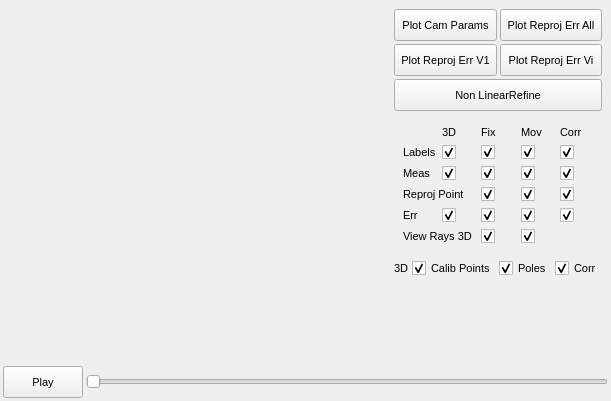
<?xml version="1.0" encoding="UTF-8"?>
<ui version="4.0">
 <class>Window</class>
 <widget class="QMainWindow" name="Window">
  <property name="geometry">
   <rect>
    <x>0</x>
    <y>0</y>
    <width>611</width>
    <height>401</height>
   </rect>
  </property>
  <property name="sizePolicy">
   <sizepolicy hsizetype="Maximum" vsizetype="Maximum">
    <horstretch>0</horstretch>
    <verstretch>0</verstretch>
   </sizepolicy>
  </property>
  <property name="font">
   <font>
    <pointsize>10</pointsize>
    <weight>50</weight>
    <bold>false</bold>
   </font>
  </property>
  <property name="windowTitle">
   <string>Ski Tracker</string>
  </property>
  <widget class="QWidget" name="centralwidget">
   <property name="font">
    <font>
     <pointsize>8</pointsize>
     <weight>50</weight>
     <bold>false</bold>
    </font>
   </property>
   <layout class="QVBoxLayout" name="verticalLayout" stretch="0,0">
    <property name="spacing">
     <number>0</number>
    </property>
    <property name="leftMargin">
     <number>0</number>
    </property>
    <property name="topMargin">
     <number>0</number>
    </property>
    <property name="rightMargin">
     <number>0</number>
    </property>
    <property name="bottomMargin">
     <number>0</number>
    </property>
    <item>
     <widget class="QWidget" name="widget_2" native="true">
      <layout class="QHBoxLayout" name="horizontalLayout_2">
       <property name="spacing">
        <number>3</number>
       </property>
       <property name="leftMargin">
        <number>0</number>
       </property>
       <property name="topMargin">
        <number>0</number>
       </property>
       <property name="rightMargin">
        <number>0</number>
       </property>
       <property name="bottomMargin">
        <number>0</number>
       </property>
       <item>
        <widget class="csVisOpenGL::Frame" name="preview" native="true">
         <property name="sizePolicy">
          <sizepolicy hsizetype="Preferred" vsizetype="Preferred">
           <horstretch>0</horstretch>
           <verstretch>1</verstretch>
          </sizepolicy>
         </property>
         <layout class="QHBoxLayout" name="horizontalLayout" stretch="1">
          <property name="leftMargin">
           <number>0</number>
          </property>
          <property name="topMargin">
           <number>0</number>
          </property>
          <property name="rightMargin">
           <number>0</number>
          </property>
          <property name="bottomMargin">
           <number>0</number>
          </property>
          <item>
           <spacer name="horizontalSpacer">
            <property name="orientation">
             <enum>Qt::Horizontal</enum>
            </property>
            <property name="sizeHint" stdset="0">
             <size>
              <width>500</width>
              <height>20</height>
             </size>
            </property>
           </spacer>
          </item>
         </layout>
        </widget>
       </item>
       <item>
        <widget class="QWidget" name="widget" native="true">
         <property name="autoFillBackground">
          <bool>false</bool>
         </property>
         <layout class="QVBoxLayout" name="verticalLayout_2">
          <item>
           <widget class="QWidget" name="widget_3" native="true">
            <layout class="QGridLayout" name="gridLayout">
             <property name="leftMargin">
              <number>0</number>
             </property>
             <property name="topMargin">
              <number>0</number>
             </property>
             <property name="rightMargin">
              <number>0</number>
             </property>
             <property name="bottomMargin">
              <number>0</number>
             </property>
             <property name="spacing">
              <number>3</number>
             </property>
             <item row="1" column="0">
              <widget class="QPushButton" name="pushButtonPlotReprojErrV1">
               <property name="minimumSize">
                <size>
                 <width>0</width>
                 <height>32</height>
                </size>
               </property>
               <property name="text">
                <string>Plot Reproj Err V1</string>
               </property>
              </widget>
             </item>
             <item row="1" column="1">
              <widget class="QPushButton" name="pushButtonPlotReprojErr">
               <property name="minimumSize">
                <size>
                 <width>0</width>
                 <height>32</height>
                </size>
               </property>
               <property name="text">
                <string>Plot Reproj Err Vi</string>
               </property>
              </widget>
             </item>
             <item row="0" column="0">
              <widget class="QPushButton" name="pushButtonPlotCameraParams">
               <property name="minimumSize">
                <size>
                 <width>0</width>
                 <height>32</height>
                </size>
               </property>
               <property name="text">
                <string>Plot Cam Params</string>
               </property>
              </widget>
             </item>
             <item row="0" column="1">
              <widget class="QPushButton" name="pushButtonReprojErrSummary">
               <property name="minimumSize">
                <size>
                 <width>0</width>
                 <height>32</height>
                </size>
               </property>
               <property name="text">
                <string>Plot Reproj Err All</string>
               </property>
              </widget>
             </item>
             <item row="2" column="0" colspan="2">
              <widget class="QPushButton" name="pushButtonNonLinearRefine">
               <property name="minimumSize">
                <size>
                 <width>0</width>
                 <height>32</height>
                </size>
               </property>
               <property name="text">
                <string>Non LinearRefine</string>
               </property>
              </widget>
             </item>
            </layout>
           </widget>
          </item>
          <item>
           <widget class="QWidget" name="widget_4" native="true">
            <layout class="QGridLayout" name="gridLayout_2">
             <item row="1" column="3">
              <widget class="QCheckBox" name="checkBoxShowLabelsMov">
               <property name="text">
                <string/>
               </property>
               <property name="checked">
                <bool>true</bool>
               </property>
              </widget>
             </item>
             <item row="5" column="2">
              <widget class="QCheckBox" name="checkBoxShowViewRaysFix">
               <property name="text">
                <string/>
               </property>
               <property name="checked">
                <bool>true</bool>
               </property>
              </widget>
             </item>
             <item row="4" column="1">
              <widget class="QCheckBox" name="checkBoxShowErr3D">
               <property name="text">
                <string/>
               </property>
               <property name="checked">
                <bool>true</bool>
               </property>
              </widget>
             </item>
             <item row="0" column="1">
              <widget class="QLabel" name="label_2">
               <property name="text">
                <string>3D</string>
               </property>
              </widget>
             </item>
             <item row="2" column="3">
              <widget class="QCheckBox" name="checkBoxShowMeasMov">
               <property name="text">
                <string/>
               </property>
               <property name="checked">
                <bool>true</bool>
               </property>
              </widget>
             </item>
             <item row="4" column="0">
              <widget class="QLabel" name="label_7">
               <property name="text">
                <string>Err</string>
               </property>
              </widget>
             </item>
             <item row="1" column="0">
              <widget class="QLabel" name="label">
               <property name="text">
                <string>Labels</string>
               </property>
              </widget>
             </item>
             <item row="4" column="3">
              <widget class="QCheckBox" name="checkBoxShowErrMov">
               <property name="text">
                <string/>
               </property>
               <property name="checked">
                <bool>true</bool>
               </property>
              </widget>
             </item>
             <item row="2" column="1">
              <widget class="QCheckBox" name="checkBoxShowMeas3D">
               <property name="text">
                <string/>
               </property>
               <property name="checked">
                <bool>true</bool>
               </property>
              </widget>
             </item>
             <item row="2" column="2">
              <widget class="QCheckBox" name="checkBoxShowMeasFix">
               <property name="text">
                <string/>
               </property>
               <property name="checked">
                <bool>true</bool>
               </property>
              </widget>
             </item>
             <item row="3" column="3">
              <widget class="QCheckBox" name="checkBoxShowReprMov">
               <property name="text">
                <string/>
               </property>
               <property name="checked">
                <bool>true</bool>
               </property>
              </widget>
             </item>
             <item row="2" column="0">
              <widget class="QLabel" name="label_5">
               <property name="text">
                <string>Meas</string>
               </property>
              </widget>
             </item>
             <item row="0" column="2">
              <widget class="QLabel" name="label_3">
               <property name="text">
                <string>Fix</string>
               </property>
              </widget>
             </item>
             <item row="3" column="2">
              <widget class="QCheckBox" name="checkBoxShowReprFix">
               <property name="text">
                <string/>
               </property>
               <property name="checked">
                <bool>true</bool>
               </property>
              </widget>
             </item>
             <item row="3" column="0" colspan="2">
              <widget class="QLabel" name="label_6">
               <property name="text">
                <string>Reproj Point</string>
               </property>
              </widget>
             </item>
             <item row="1" column="1">
              <widget class="QCheckBox" name="checkBoxShowLabels3D">
               <property name="text">
                <string/>
               </property>
               <property name="checked">
                <bool>true</bool>
               </property>
              </widget>
             </item>
             <item row="5" column="3">
              <widget class="QCheckBox" name="checkBoxShowViewRaysMov">
               <property name="text">
                <string/>
               </property>
               <property name="checked">
                <bool>true</bool>
               </property>
              </widget>
             </item>
             <item row="4" column="2">
              <widget class="QCheckBox" name="checkBoxShowErrFix">
               <property name="text">
                <string/>
               </property>
               <property name="checked">
                <bool>true</bool>
               </property>
              </widget>
             </item>
             <item row="0" column="3">
              <widget class="QLabel" name="label_4">
               <property name="text">
                <string>Mov</string>
               </property>
              </widget>
             </item>
             <item row="1" column="2">
              <widget class="QCheckBox" name="checkBoxShowLabelsFix">
               <property name="text">
                <string/>
               </property>
               <property name="checked">
                <bool>true</bool>
               </property>
              </widget>
             </item>
             <item row="5" column="0" colspan="2">
              <widget class="QLabel" name="label_8">
               <property name="text">
                <string>View Rays 3D</string>
               </property>
              </widget>
             </item>
             <item row="0" column="4">
              <widget class="QLabel" name="label_10">
               <property name="text">
                <string>Corr</string>
               </property>
              </widget>
             </item>
             <item row="1" column="4">
              <widget class="QCheckBox" name="checkBoxShowLabelsCorr">
               <property name="text">
                <string/>
               </property>
               <property name="checked">
                <bool>true</bool>
               </property>
              </widget>
             </item>
             <item row="2" column="4">
              <widget class="QCheckBox" name="checkBoxShowMeasCorr">
               <property name="text">
                <string/>
               </property>
               <property name="checked">
                <bool>true</bool>
               </property>
              </widget>
             </item>
             <item row="3" column="4">
              <widget class="QCheckBox" name="checkBoxShowReprCorr">
               <property name="enabled">
                <bool>true</bool>
               </property>
               <property name="text">
                <string/>
               </property>
               <property name="checked">
                <bool>true</bool>
               </property>
              </widget>
             </item>
             <item row="4" column="4">
              <widget class="QCheckBox" name="checkBoxShowErrCorr">
               <property name="enabled">
                <bool>true</bool>
               </property>
               <property name="text">
                <string/>
               </property>
               <property name="checked">
                <bool>true</bool>
               </property>
              </widget>
             </item>
            </layout>
           </widget>
          </item>
          <item>
           <widget class="QWidget" name="widget_5" native="true">
            <layout class="QHBoxLayout" name="horizontalLayout_3" stretch="0,0,0,0">
             <property name="spacing">
              <number>3</number>
             </property>
             <property name="leftMargin">
              <number>0</number>
             </property>
             <property name="topMargin">
              <number>0</number>
             </property>
             <property name="rightMargin">
              <number>0</number>
             </property>
             <property name="bottomMargin">
              <number>0</number>
             </property>
             <item>
              <widget class="QLabel" name="label_9">
               <property name="text">
                <string>3D</string>
               </property>
              </widget>
             </item>
             <item>
              <widget class="QCheckBox" name="checkBoxShow3DCalibPoints">
               <property name="text">
                <string>Calib Points</string>
               </property>
               <property name="checked">
                <bool>true</bool>
               </property>
              </widget>
             </item>
             <item>
              <widget class="QCheckBox" name="checkBoxShow3DPoles">
               <property name="text">
                <string>Poles</string>
               </property>
               <property name="checked">
                <bool>true</bool>
               </property>
              </widget>
             </item>
             <item>
              <widget class="QCheckBox" name="checkBoxShow3DCorr">
               <property name="text">
                <string>Corr</string>
               </property>
               <property name="checked">
                <bool>true</bool>
               </property>
              </widget>
             </item>
            </layout>
           </widget>
          </item>
          <item>
           <spacer name="verticalSpacer">
            <property name="orientation">
             <enum>Qt::Vertical</enum>
            </property>
            <property name="sizeHint" stdset="0">
             <size>
              <width>20</width>
              <height>40</height>
             </size>
            </property>
           </spacer>
          </item>
         </layout>
        </widget>
       </item>
      </layout>
     </widget>
    </item>
    <item>
     <widget class="QWidget" name="widget_6" native="true">
      <layout class="QHBoxLayout" name="horizontalLayout_4">
       <property name="spacing">
        <number>3</number>
       </property>
       <property name="leftMargin">
        <number>3</number>
       </property>
       <property name="topMargin">
        <number>3</number>
       </property>
       <property name="rightMargin">
        <number>3</number>
       </property>
       <property name="bottomMargin">
        <number>3</number>
       </property>
       <item>
        <widget class="QPushButton" name="pushButtonPlay">
         <property name="minimumSize">
          <size>
           <width>0</width>
           <height>32</height>
          </size>
         </property>
         <property name="text">
          <string>Play</string>
         </property>
         <property name="checkable">
          <bool>true</bool>
         </property>
        </widget>
       </item>
       <item>
        <widget class="QSlider" name="horizontalSlider">
         <property name="orientation">
          <enum>Qt::Horizontal</enum>
         </property>
        </widget>
       </item>
      </layout>
     </widget>
    </item>
   </layout>
  </widget>
 </widget>
 <customwidgets>
  <customwidget>
   <class>csVisOpenGL::Frame</class>
   <extends>QWidget</extends>
   <header location="global">csVisOpenGL/Frame.h</header>
   <container>1</container>
  </customwidget>
 </customwidgets>
 <resources/>
 <connections/>
</ui>
